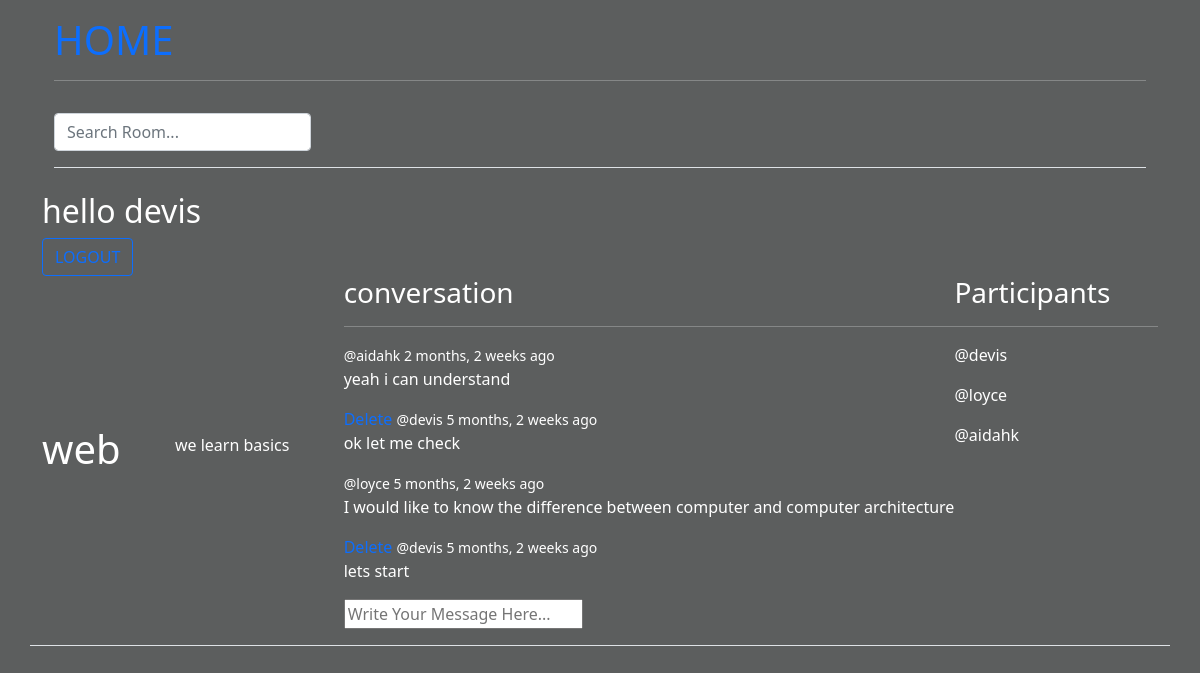
Screenshot of /room/9/ (signed in) with the database file from the repository.
### prog/models.py (models this page shows, shortened)
class Room(models.Model):
    host =models.ForeignKey(User, on_delete=models.SET_NULL, null=True)
    topic = models.ForeignKey(Topic, on_delete=models.SET_NULL, null=True)
    name = models.CharField(max_length=200)
    description = models.TextField(null=True, blank=True)
    participants = models.ManyToManyField(User, related_name='participants', blank=True)
    updated = models.DateTimeField(auto_now=True)
    created = models.DateTimeField(auto_now_add=True)
    class Meta:
        ordering = ['-updated','-created']

class Message(models.Model):
    user = models.ForeignKey(User, on_delete=models.CASCADE)
    room = models.ForeignKey(Room, on_delete=models.CASCADE)
    body = models.TextField()
    updated = models.DateTimeField(auto_now=True)
    created = models.DateTimeField(auto_now_add=True)
    class Meta:
        ordering = ['-updated','-created']

### prog/views.py (the view, shortened to what this page needs)
# urls.py: path('room/<str:pk>/', views.room, name='room'),
def room(request, pk):
    room = Room.objects.get(id=pk)
    room_messages=room.message_set.all()
    participants = room.participants.all()
    context={'room':room, 'room_messages':room_messages, 'participants':participants}
    return render(request, 'prog/room.html', context)

### prog/templates/prog/room.html (shortened to what this page needs)
{% extends 'main.html' %}
{% block content %}
<h1>{{room.name}}</h1>
<p>{{room.description}}</p>
<div class="room-container">
    <div class="comment-wrapper">
        <div>
            <h3>conversation</h3>
            <hr>
            {% for message in room_messages %}
            <div>
                {% if request.user == message.user %}
                <a href="{% url 'delete-message' message.id %}">Delete</a>
                {% endif %}
                <small>@{{message.user}} {{message.created|timesince}} ago</small>
                <p>{{message.body}}</p>
            </div>
            {% endfor %}
        </div>
        {% if request.user.is_authenticated %}
        <div class="comment-form">
            <form action="" method="post">
        <input type="text" name="body" placeholder="Write Your Message Here..." class="col-12 col-lg-auto mb-3 mb-lg-0 me-lg-3"/>
            </form>
        </div>
        {% endif %}
    </div>
    <div>
        <h3>Participants</h3>
        <hr>
        {% for user in participants %}
        <div>
            <p>@{{user.username}}</p>
        </div>
        {% endfor %}
    </div>
</div>
{% endblock %}

### templates/main.html (shortened to what this page needs)
<!DOCTYPE html>
{% load static %}
<html lang="en">
<head>
    <link rel="stylesheet" type="text/css" media="screen" href="{% static 'bootstrap/css/bootstrap.min.css' %}">
    <link rel="stylesheet" type="text/css" media="screen" href="{% static 'styles/main.css' %}">
</head>
<body>
    <main class="container d-flex flex-wrap align-items-center justify-content-center justify-content-md-between py-3 mb-4 border-bottom">
    {% include 'navbar.html' %}
    <div class="col-md-12 text-start">
        {% if request.user.is_authenticated %}
        <h2>hello {{request.user}}</h2>
            <a href="{% url 'logout' %}"><button type="button" class="btn btn-outline-primary me-2">LOGOUT</button></a>
            {% else %}
            <a href="{% url 'login' %}"><button type="button" class="btn btn-outline-primary me-2">LOGIN</button></a>
        {% endif %}
    </div>
    {% block content %}
    {% endblock %}
    </main>
</body>
</html>

### static/styles/main.css (style rules this page uses)
body { background-color:rgba(86, 88, 88, 0.959) !important; color: #fff; }
a { text-decoration: none!important; }

### prog/templates/prog/room.html (style rules this page uses)
.room-container { display: grid; grid-template-columns: 3fr 1fr; }

### rows the page displays
Room: name "web", description "we learn basics"
Message: user "aidahk", created "2 months, 2 weeks", body "yeah i can understand"
Message: user "devis", created "5 months, 2 weeks", body "ok let me check"
Message: user "loyce", created "5 months, 2 weeks", body "I would like to know the difference between computer and computer architecture"
Message: user "devis", created "5 months, 2 weeks", body "lets start"

### other values shown
{{ request.user }} "devis"
{{ user.username }} "devis"
{{ user.username }} "loyce"
{{ user.username }} "aidahk"
